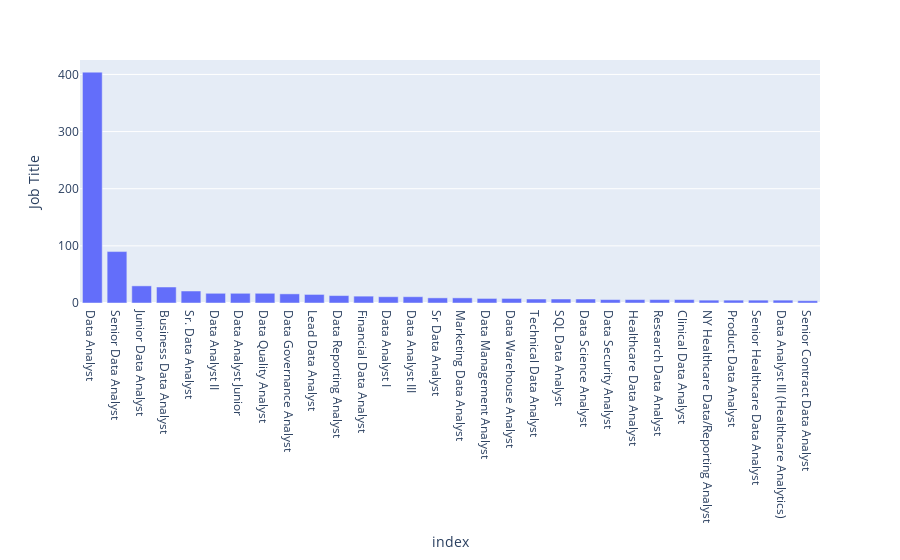

Source (notebook cell):
### Code cell
px.bar(job_title,x=job_title.index , y='Job Title')

### Figure 1 — Plotly figure (JSON) as saved in the notebook; plotly's stock layout.template omitted (floating-point values rounded to 4 significant figures)
{"data": [{"alignmentgroup": "True", "hovertemplate": "index=%{x}<br>Job Title=%{y}<extra></extra>", "legendgroup": "", "marker": {"color": "#636efa", "pattern": {"shape": ""}}, "name": "", "offsetgroup": "", "orientation": "v", "showlegend": false, "textposition": "auto", "type": "bar", "x": ["Data Analyst", "Senior Data Analyst", "Junior Data Analyst", "Business Data Analyst", "Sr. Data Analyst", "Data Analyst II", "Data Analyst Junior", "Data Quality Analyst", "Data Governance Analyst", "Lead Data Analyst", "Data Reporting Analyst", "Financial Data Analyst", "Data Analyst I", "Data Analyst III", "Sr Data Analyst", "Marketing Data Analyst", "Data Management Analyst", "Data Warehouse Analyst", "Technical Data Analyst", "SQL Data Analyst", "Data Science Analyst", "Data Security Analyst", "Healthcare Data Analyst", "Research Data Analyst", "Clinical Data Analyst", "NY Healthcare Data/Reporting Analyst", "Product Data Analyst", "Senior Healthcare Data Analyst", "Data Analyst III (Healthcare Analytics)", "Senior Contract Data Analyst"], "xaxis": "x", "y": [404, 90, 30, 28, 21, 17, 17, 17, 16, 15, 13, 12, 11, 11, 9, 9, 8, 8, 7, 7, 7, 6, 6, 6, 6, 5, 5, 5, 5, 4], "yaxis": "y"}], "layout": {"barmode": "relative", "legend": {"tracegroupgap": 0}, "margin": {"t": 60}, "xaxis": {"anchor": "y", "domain": [0, 1], "title": {"text": "index"}}, "yaxis": {"anchor": "x", "domain": [0, 1], "title": {"text": "Job Title"}}}}
